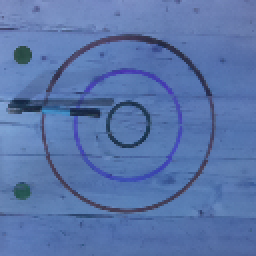
#> input picture axe_images/new_positives/2019-10-31_23:57:50_diff:3959_score:0.png, 128 x 128 px, given in place of ring_calib.png, which was not available (shown 2 times larger)
$ python resize_relabel_images.py
#> lines starting #> are read from the running program, lines starting #| are printed output that depends on the picture; pictures that were not available may be replaced by others from this repository, and a replacement may not be noted
import numpy as np
import cv2
import os
import xml.etree.ElementTree

positives_dir = "../../../axe_images/positives"
labels_dir = "../../../axe_images/annotated_positives"

new_positives_dir = "../../../axe_images/new_positives"
new_labels_dir = "../../../axe_images/new_annotated"

FINAL_SIZE = 128
SCALE = 0.25  # 512 -> 128 size images
orig_h, orig_w = 700, 600
target_center = (357, 347)  # (row, col), found manually
orig_center = (350, 300)
dcy, dcx = target_center[0] - orig_center[0], 0
target_h, target_w = 512, 512
cy, cx = target_center
dy, dx = target_h//2, target_w//2
top, bot, left, right = cy-dy, cy+dy, cx-dx, cx+dx

# [50 lines left out: functions get_warp, transform_ring, main, resize_img, not called in this run]

def manually_resize(img_file, save=True):
#> called with img_file = 'ring_calib.png', save = True
    cy, cx = target_center
    dy, dx = target_h//2, target_w//2
    top, bot, left, right = cy-dy, cy+dy, cx-dx, cx+dx
    label_shift_h, label_shift_w = top - 0, left - 0
    img = cv2.imread(filename=img_file)
#> img is the input picture: shape (128, 128, 3); mean B, G, R 169.5, 116.3, 88.8
    img = img[top:bot, left:right]
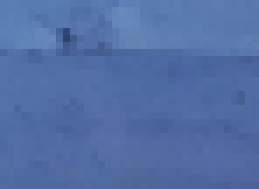
#> img: shape (27, 37, 3) (shown 7 times larger); mean B, G, R 164.8, 110.7, 82.6

    # scale down to 128 x 128
    img = cv2.resize(img, dsize=(FINAL_SIZE, FINAL_SIZE))
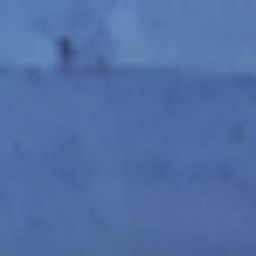
#> img: shape (128, 128, 3) (shown 2 times larger); mean B, G, R 164.7, 110.6, 82.5
    if save: cv2.imwrite("mini_" + img_file, img)
    return img


# [34 lines left out: function offset_label, not called in this run]


if __name__ == "__main__":
    # main()
    manually_resize("ring_calib.png")

$ run again, on axe_images/new_positives/2019-11-01_20:27:51_diff:948_score:5.png
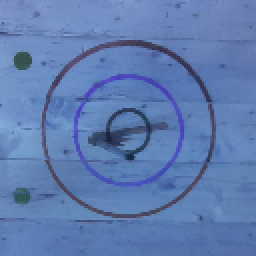
#> input picture axe_images/new_positives/2019-11-01_20:27:51_diff:948_score:5.png, 128 x 128 px, given in place of ring_calib.png, which was not available (shown 2 times larger)
#> in manually_resize, img is the input picture: shape (128, 128, 3); mean B, G, R 176.4, 124.1, 94.7
#> in manually_resize, `img = img[top:bot, left:right]`:
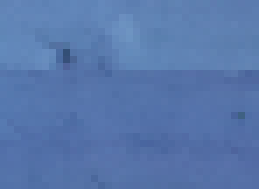
#> img: shape (27, 37, 3) (shown 7 times larger); mean B, G, R 172, 119.1, 87.9
#> in manually_resize, `img = cv2.resize(img, dsize=(FINAL_SIZE, FINAL_SIZE))`:
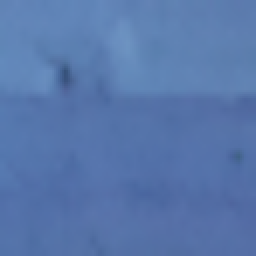
#> img: shape (128, 128, 3) (shown 2 times larger); mean B, G, R 171.9, 119, 87.8

$ run again, on axe_images/new_positives/2019-11-01_20:29:45_diff:1230_score:5.png
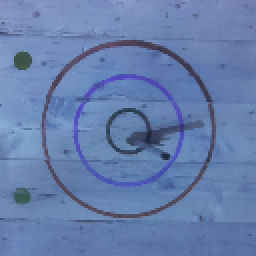
#> input picture axe_images/new_positives/2019-11-01_20:29:45_diff:1230_score:5.png, 128 x 128 px, given in place of ring_calib.png, which was not available (shown 2 times larger)
#> in manually_resize, img is the input picture: shape (128, 128, 3); mean B, G, R 172.8, 126.5, 101.5
#> in manually_resize, `img = img[top:bot, left:right]`:
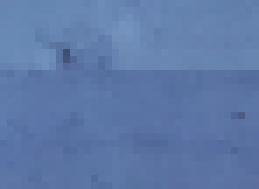
#> img: shape (27, 37, 3) (shown 7 times larger); mean B, G, R 168.3, 121.3, 94.4
#> in manually_resize, `img = cv2.resize(img, dsize=(FINAL_SIZE, FINAL_SIZE))`:
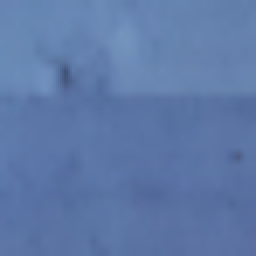
#> img: shape (128, 128, 3) (shown 2 times larger); mean B, G, R 168.2, 121.2, 94.3
